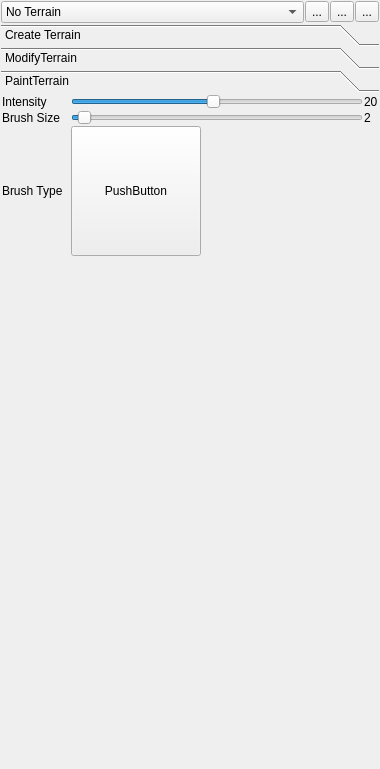
<?xml version="1.0" encoding="UTF-8"?>
<ui version="4.0">
 <class>TerrainManagerUi</class>
 <widget class="QWidget" name="TerrainManagerUi">
  <property name="geometry">
   <rect>
    <x>0</x>
    <y>0</y>
    <width>380</width>
    <height>769</height>
   </rect>
  </property>
  <property name="windowTitle">
   <string>Form</string>
  </property>
  <layout class="QGridLayout" name="gridLayout_4">
   <property name="margin">
    <number>1</number>
   </property>
   <property name="spacing">
    <number>1</number>
   </property>
   <item row="0" column="0">
    <widget class="QComboBox" name="terrainListComboBox">
     <item>
      <property name="text">
       <string>No Terrain</string>
      </property>
     </item>
    </widget>
   </item>
   <item row="0" column="1">
    <widget class="QToolButton" name="toggleTerrainVisibilityButton">
     <property name="toolTip">
      <string>Delete the current terrain</string>
     </property>
     <property name="text">
      <string>...</string>
     </property>
     <property name="icon">
      <iconset resource="../src/media/icons/icons.qrc">
       <normaloff>:/iconsPref/14_layer_invisible.png</normaloff>
       <normalon>:/iconsPref/14_layer_visible.png</normalon>:/iconsPref/14_layer_invisible.png</iconset>
     </property>
     <property name="checkable">
      <bool>true</bool>
     </property>
    </widget>
   </item>
   <item row="0" column="2">
    <widget class="QToolButton" name="editTerrainButton">
     <property name="toolTip">
      <string>Delete the current terrain</string>
     </property>
     <property name="text">
      <string>...</string>
     </property>
     <property name="icon">
      <iconset resource="../src/media/icons/icons.qrc">
       <normaloff>:/iconsPref/colors.png</normaloff>:/iconsPref/colors.png</iconset>
     </property>
     <property name="checkable">
      <bool>true</bool>
     </property>
    </widget>
   </item>
   <item row="0" column="3">
    <widget class="QToolButton" name="deleteTerrainButton">
     <property name="toolTip">
      <string>Delete the current terrain</string>
     </property>
     <property name="text">
      <string>...</string>
     </property>
     <property name="icon">
      <iconset resource="../src/media/icons/icons.qrc">
       <normaloff>:/iconsPref/editdelete.png</normaloff>:/iconsPref/editdelete.png</iconset>
     </property>
    </widget>
   </item>
   <item row="1" column="0" colspan="4">
    <widget class="QToolBox" name="toolBox">
     <property name="frameShape">
      <enum>QFrame::NoFrame</enum>
     </property>
     <property name="frameShadow">
      <enum>QFrame::Sunken</enum>
     </property>
     <property name="currentIndex">
      <number>2</number>
     </property>
     <property name="tabSpacing">
      <number>1</number>
     </property>
     <widget class="QWidget" name="page">
      <property name="geometry">
       <rect>
        <x>0</x>
        <y>0</y>
        <width>378</width>
        <height>654</height>
       </rect>
      </property>
      <attribute name="label">
       <string>Create Terrain</string>
      </attribute>
      <layout class="QGridLayout" name="gridLayout">
       <property name="margin">
        <number>1</number>
       </property>
       <property name="spacing">
        <number>1</number>
       </property>
       <item row="0" column="0" colspan="2">
        <widget class="QLabel" name="label_6">
         <property name="sizePolicy">
          <sizepolicy hsizetype="Preferred" vsizetype="Fixed">
           <horstretch>0</horstretch>
           <verstretch>0</verstretch>
          </sizepolicy>
         </property>
         <property name="text">
          <string>Geometry</string>
         </property>
         <property name="alignment">
          <set>Qt::AlignCenter</set>
         </property>
         <property name="buddy">
          <cstring>nameLineEdit</cstring>
         </property>
        </widget>
       </item>
       <item row="1" column="0">
        <widget class="QLabel" name="label">
         <property name="toolTip">
          <string>Name of the terrain</string>
         </property>
         <property name="text">
          <string>&amp;Name</string>
         </property>
         <property name="buddy">
          <cstring>nameLineEdit</cstring>
         </property>
        </widget>
       </item>
       <item row="1" column="1">
        <widget class="QLineEdit" name="nameLineEdit">
         <property name="toolTip">
          <string>Name of the terrain</string>
         </property>
        </widget>
       </item>
       <item row="2" column="0">
        <widget class="QLabel" name="label_2">
         <property name="toolTip">
          <string>Vertex density</string>
         </property>
         <property name="text">
          <string>&amp;Size</string>
         </property>
         <property name="buddy">
          <cstring>sizeComboBox</cstring>
         </property>
        </widget>
       </item>
       <item row="2" column="1">
        <widget class="QComboBox" name="sizeComboBox">
         <property name="toolTip">
          <string>Vertex density</string>
         </property>
         <property name="currentIndex">
          <number>3</number>
         </property>
         <item>
          <property name="text">
           <string>8</string>
          </property>
         </item>
         <item>
          <property name="text">
           <string>16</string>
          </property>
         </item>
         <item>
          <property name="text">
           <string>32</string>
          </property>
         </item>
         <item>
          <property name="text">
           <string>64</string>
          </property>
         </item>
         <item>
          <property name="text">
           <string>128</string>
          </property>
         </item>
         <item>
          <property name="text">
           <string>256</string>
          </property>
         </item>
         <item>
          <property name="text">
           <string>512</string>
          </property>
         </item>
         <item>
          <property name="text">
           <string>1024</string>
          </property>
         </item>
        </widget>
       </item>
       <item row="3" column="1">
        <widget class="QDoubleSpinBox" name="positionSpinBoxX">
         <property name="sizePolicy">
          <sizepolicy hsizetype="Fixed" vsizetype="Fixed">
           <horstretch>0</horstretch>
           <verstretch>0</verstretch>
          </sizepolicy>
         </property>
         <property name="toolTip">
          <string>Position of the terrain</string>
         </property>
         <property name="prefix">
          <string>X:</string>
         </property>
         <property name="minimum">
          <double>-999999999.000000000000000</double>
         </property>
         <property name="maximum">
          <double>999999999.000000000000000</double>
         </property>
         <property name="value">
          <double>0.000000000000000</double>
         </property>
        </widget>
       </item>
       <item row="4" column="0">
        <widget class="QLabel" name="label_11">
         <property name="toolTip">
          <string>Position of the terrain</string>
         </property>
         <property name="text">
          <string>&amp;Position</string>
         </property>
         <property name="buddy">
          <cstring>extendsSpinBoxX</cstring>
         </property>
        </widget>
       </item>
       <item row="4" column="1">
        <widget class="QDoubleSpinBox" name="positionSpinBoxY">
         <property name="sizePolicy">
          <sizepolicy hsizetype="Fixed" vsizetype="Fixed">
           <horstretch>0</horstretch>
           <verstretch>0</verstretch>
          </sizepolicy>
         </property>
         <property name="toolTip">
          <string>Position of the terrain</string>
         </property>
         <property name="prefix">
          <string>Y:</string>
         </property>
         <property name="minimum">
          <double>-999999999.000000000000000</double>
         </property>
         <property name="maximum">
          <double>999999999.000000000000000</double>
         </property>
        </widget>
       </item>
       <item row="5" column="1">
        <widget class="QDoubleSpinBox" name="positionSpinBoxZ">
         <property name="sizePolicy">
          <sizepolicy hsizetype="Fixed" vsizetype="Fixed">
           <horstretch>0</horstretch>
           <verstretch>0</verstretch>
          </sizepolicy>
         </property>
         <property name="toolTip">
          <string>Position of the terrain</string>
         </property>
         <property name="prefix">
          <string>Z:</string>
         </property>
         <property name="suffix">
          <string/>
         </property>
         <property name="minimum">
          <double>-999999999.000000000000000</double>
         </property>
         <property name="maximum">
          <double>999999999.000000000000000</double>
         </property>
        </widget>
       </item>
       <item row="6" column="1">
        <widget class="QSpinBox" name="extendsSpinBoxX">
         <property name="sizePolicy">
          <sizepolicy hsizetype="Fixed" vsizetype="Fixed">
           <horstretch>0</horstretch>
           <verstretch>0</verstretch>
          </sizepolicy>
         </property>
         <property name="toolTip">
          <string>The extends of the terrain</string>
         </property>
         <property name="correctionMode">
          <enum>QAbstractSpinBox::CorrectToNearestValue</enum>
         </property>
         <property name="suffix">
          <string/>
         </property>
         <property name="prefix">
          <string>X:</string>
         </property>
         <property name="minimum">
          <number>0</number>
         </property>
         <property name="maximum">
          <number>10000</number>
         </property>
         <property name="value">
          <number>128</number>
         </property>
        </widget>
       </item>
       <item row="7" column="0">
        <widget class="QLabel" name="label_3">
         <property name="toolTip">
          <string>The extends of the terrain</string>
         </property>
         <property name="text">
          <string>&amp;Extends</string>
         </property>
         <property name="buddy">
          <cstring>extendsSpinBoxX</cstring>
         </property>
        </widget>
       </item>
       <item row="7" column="1">
        <widget class="QSpinBox" name="extendsSpinBoxY">
         <property name="sizePolicy">
          <sizepolicy hsizetype="Fixed" vsizetype="Fixed">
           <horstretch>0</horstretch>
           <verstretch>0</verstretch>
          </sizepolicy>
         </property>
         <property name="toolTip">
          <string>The extends of the terrain</string>
         </property>
         <property name="correctionMode">
          <enum>QAbstractSpinBox::CorrectToNearestValue</enum>
         </property>
         <property name="suffix">
          <string/>
         </property>
         <property name="prefix">
          <string>Y:</string>
         </property>
         <property name="minimum">
          <number>0</number>
         </property>
         <property name="maximum">
          <number>10000</number>
         </property>
         <property name="value">
          <number>128</number>
         </property>
        </widget>
       </item>
       <item row="8" column="1">
        <widget class="QSpinBox" name="extendsSpinBoxZ">
         <property name="sizePolicy">
          <sizepolicy hsizetype="Fixed" vsizetype="Fixed">
           <horstretch>0</horstretch>
           <verstretch>0</verstretch>
          </sizepolicy>
         </property>
         <property name="toolTip">
          <string>The extends of the terrain</string>
         </property>
         <property name="correctionMode">
          <enum>QAbstractSpinBox::CorrectToNearestValue</enum>
         </property>
         <property name="suffix">
          <string/>
         </property>
         <property name="prefix">
          <string>Z:</string>
         </property>
         <property name="minimum">
          <number>0</number>
         </property>
         <property name="maximum">
          <number>10000</number>
         </property>
         <property name="value">
          <number>128</number>
         </property>
        </widget>
       </item>
       <item row="9" column="0">
        <widget class="QLabel" name="label_10">
         <property name="toolTip">
          <string>&lt;!DOCTYPE HTML PUBLIC &quot;-//W3C//DTD HTML 4.0//EN&quot; &quot;http://www.w3.org/TR/REC-html40/strict.dtd&quot;&gt;
&lt;html&gt;&lt;head&gt;&lt;meta name=&quot;qrichtext&quot; content=&quot;1&quot; /&gt;&lt;style type=&quot;text/css&quot;&gt;
p, li { white-space: pre-wrap; }
&lt;/style&gt;&lt;/head&gt;&lt;body style=&quot; font-family:'Sans Serif'; font-size:9pt; font-weight:400; font-style:normal;&quot;&gt;
&lt;p style=&quot; margin-top:0px; margin-bottom:0px; margin-left:0px; margin-right:0px; -qt-block-indent:0; text-indent:0px;&quot;&gt;This value means how high the vertices are placed in relation to the terrain extend in Y.&lt;/p&gt;
&lt;p style=&quot; margin-top:0px; margin-bottom:0px; margin-left:0px; margin-right:0px; -qt-block-indent:0; text-indent:0px;&quot;&gt;This means when you have a terrain extend in Y by 100 and the terrain height is 0.5&lt;/p&gt;
&lt;p style=&quot; margin-top:0px; margin-bottom:0px; margin-left:0px; margin-right:0px; -qt-block-indent:0; text-indent:0px;&quot;&gt;the vertices are placed in at height 50.&lt;/p&gt;
&lt;p style=&quot; margin-top:0px; margin-bottom:0px; margin-left:0px; margin-right:0px; -qt-block-indent:0; text-indent:0px;&quot;&gt;&lt;img src=&quot;:/helpPref/TerrainExtends1.png&quot; /&gt;&lt;/p&gt;&lt;/body&gt;&lt;/html&gt;</string>
         </property>
         <property name="text">
          <string>&amp;Height</string>
         </property>
         <property name="buddy">
          <cstring>extendsSpinBoxX</cstring>
         </property>
        </widget>
       </item>
       <item row="9" column="1">
        <widget class="QDoubleSpinBox" name="terrainHeightSpinBox">
         <property name="sizePolicy">
          <sizepolicy hsizetype="Fixed" vsizetype="Fixed">
           <horstretch>0</horstretch>
           <verstretch>0</verstretch>
          </sizepolicy>
         </property>
         <property name="toolTip">
          <string>&lt;!DOCTYPE HTML PUBLIC &quot;-//W3C//DTD HTML 4.0//EN&quot; &quot;http://www.w3.org/TR/REC-html40/strict.dtd&quot;&gt;
&lt;html&gt;&lt;head&gt;&lt;meta name=&quot;qrichtext&quot; content=&quot;1&quot; /&gt;&lt;style type=&quot;text/css&quot;&gt;
p, li { white-space: pre-wrap; }
&lt;/style&gt;&lt;/head&gt;&lt;body style=&quot; font-family:'Sans Serif'; font-size:9pt; font-weight:400; font-style:normal;&quot;&gt;
&lt;p style=&quot; margin-top:0px; margin-bottom:0px; margin-left:0px; margin-right:0px; -qt-block-indent:0; text-indent:0px;&quot;&gt;This value means how high the vertices are placed in relation to the terrain extend in Y.&lt;/p&gt;
&lt;p style=&quot; margin-top:0px; margin-bottom:0px; margin-left:0px; margin-right:0px; -qt-block-indent:0; text-indent:0px;&quot;&gt;This means when you have a terrain extend in Y by 100 and the terrain height is 0.5&lt;/p&gt;
&lt;p style=&quot; margin-top:0px; margin-bottom:0px; margin-left:0px; margin-right:0px; -qt-block-indent:0; text-indent:0px;&quot;&gt;the vertices are placed in at height 50.&lt;/p&gt;
&lt;p style=&quot; margin-top:0px; margin-bottom:0px; margin-left:0px; margin-right:0px; -qt-block-indent:0; text-indent:0px;&quot;&gt;&lt;img src=&quot;:/helpPref/TerrainExtends1.png&quot; /&gt;&lt;/p&gt;&lt;/body&gt;&lt;/html&gt;</string>
         </property>
         <property name="maximum">
          <double>1.000000000000000</double>
         </property>
         <property name="singleStep">
          <double>0.100000000000000</double>
         </property>
         <property name="value">
          <double>0.500000000000000</double>
         </property>
        </widget>
       </item>
       <item row="10" column="0" colspan="2">
        <widget class="QPushButton" name="createTerrainButton">
         <property name="text">
          <string>Create Terrain</string>
         </property>
        </widget>
       </item>
       <item row="11" column="0">
        <spacer name="verticalSpacer_2">
         <property name="orientation">
          <enum>Qt::Vertical</enum>
         </property>
         <property name="sizeHint" stdset="0">
          <size>
           <width>20</width>
           <height>40</height>
          </size>
         </property>
        </spacer>
       </item>
      </layout>
     </widget>
     <widget class="QWidget" name="page_2">
      <property name="geometry">
       <rect>
        <x>0</x>
        <y>0</y>
        <width>378</width>
        <height>654</height>
       </rect>
      </property>
      <attribute name="label">
       <string>ModifyTerrain</string>
      </attribute>
      <layout class="QGridLayout" name="gridLayout_3">
       <property name="margin">
        <number>1</number>
       </property>
       <property name="spacing">
        <number>1</number>
       </property>
       <item row="6" column="1">
        <spacer name="verticalSpacer">
         <property name="orientation">
          <enum>Qt::Vertical</enum>
         </property>
         <property name="sizeHint" stdset="0">
          <size>
           <width>20</width>
           <height>451</height>
          </size>
         </property>
        </spacer>
       </item>
       <item row="1" column="0">
        <widget class="QLabel" name="label_12">
         <property name="toolTip">
          <string>The intensity wich is applied to the tool</string>
         </property>
         <property name="text">
          <string>Intensity</string>
         </property>
         <property name="buddy">
          <cstring>editIntensitySlider</cstring>
         </property>
        </widget>
       </item>
       <item row="1" column="1">
        <widget class="QSlider" name="editIntensitySlider">
         <property name="toolTip">
          <string>The intensity wich is applied to the tool</string>
         </property>
         <property name="minimum">
          <number>-50</number>
         </property>
         <property name="maximum">
          <number>50</number>
         </property>
         <property name="value">
          <number>1</number>
         </property>
         <property name="orientation">
          <enum>Qt::Horizontal</enum>
         </property>
        </widget>
       </item>
       <item row="1" column="2">
        <widget class="QLabel" name="label_13">
         <property name="toolTip">
          <string>The intensity wich is applied to the tool</string>
         </property>
         <property name="text">
          <string>2</string>
         </property>
        </widget>
       </item>
       <item row="3" column="1">
        <widget class="QPushButton" name="editBrushButton">
         <property name="sizePolicy">
          <sizepolicy hsizetype="Fixed" vsizetype="Fixed">
           <horstretch>0</horstretch>
           <verstretch>0</verstretch>
          </sizepolicy>
         </property>
         <property name="minimumSize">
          <size>
           <width>130</width>
           <height>130</height>
          </size>
         </property>
         <property name="toolTip">
          <string>The brush that is applied</string>
         </property>
         <property name="text">
          <string>PushButton</string>
         </property>
        </widget>
       </item>
       <item row="3" column="0">
        <widget class="QLabel" name="label_14">
         <property name="text">
          <string>Brush Type  </string>
         </property>
         <property name="buddy">
          <cstring>editBrushButton</cstring>
         </property>
        </widget>
       </item>
       <item row="2" column="0">
        <widget class="QLabel" name="label_15">
         <property name="toolTip">
          <string>The diameter of the tool</string>
         </property>
         <property name="text">
          <string>Brush Size</string>
         </property>
         <property name="buddy">
          <cstring>editIntensitySlider</cstring>
         </property>
        </widget>
       </item>
       <item row="2" column="2">
        <widget class="QLabel" name="label_16">
         <property name="toolTip">
          <string>The diameter of the tool</string>
         </property>
         <property name="text">
          <string>2</string>
         </property>
        </widget>
       </item>
       <item row="2" column="1">
        <widget class="QSlider" name="editBrushSizeSlider">
         <property name="toolTip">
          <string>The diameter of the tool</string>
         </property>
         <property name="minimum">
          <number>1</number>
         </property>
         <property name="maximum">
          <number>50</number>
         </property>
         <property name="value">
          <number>2</number>
         </property>
         <property name="orientation">
          <enum>Qt::Horizontal</enum>
         </property>
        </widget>
       </item>
       <item row="4" column="0" colspan="3">
        <widget class="QPushButton" name="setHeightButton">
         <property name="text">
          <string>Set Height</string>
         </property>
         <property name="checkable">
          <bool>true</bool>
         </property>
        </widget>
       </item>
       <item row="5" column="0" colspan="3">
        <widget class="QPushButton" name="editSmoothButton">
         <property name="text">
          <string>Smooth</string>
         </property>
         <property name="checkable">
          <bool>true</bool>
         </property>
        </widget>
       </item>
      </layout>
     </widget>
     <widget class="QWidget" name="page_3">
      <property name="geometry">
       <rect>
        <x>0</x>
        <y>0</y>
        <width>378</width>
        <height>654</height>
       </rect>
      </property>
      <attribute name="label">
       <string>PaintTerrain</string>
      </attribute>
      <layout class="QGridLayout" name="gridLayout_2">
       <property name="margin">
        <number>1</number>
       </property>
       <property name="spacing">
        <number>1</number>
       </property>
       <item row="0" column="2">
        <widget class="QLabel" name="label_21">
         <property name="toolTip">
          <string>The intensity wich is applied to the tool</string>
         </property>
         <property name="text">
          <string>20</string>
         </property>
        </widget>
       </item>
       <item row="0" column="0">
        <widget class="QLabel" name="label_18">
         <property name="toolTip">
          <string>The intensity wich is applied to the tool</string>
         </property>
         <property name="text">
          <string>Intensity</string>
         </property>
         <property name="buddy">
          <cstring>editIntensitySlider</cstring>
         </property>
        </widget>
       </item>
       <item row="1" column="0">
        <widget class="QLabel" name="label_20">
         <property name="toolTip">
          <string>The diameter of the tool</string>
         </property>
         <property name="text">
          <string>Brush Size</string>
         </property>
         <property name="buddy">
          <cstring>editIntensitySlider</cstring>
         </property>
        </widget>
       </item>
       <item row="0" column="1">
        <widget class="QSlider" name="paintIntensitySlider">
         <property name="toolTip">
          <string>The intensity wich is applied to the tool</string>
         </property>
         <property name="minimum">
          <number>1</number>
         </property>
         <property name="maximum">
          <number>40</number>
         </property>
         <property name="singleStep">
          <number>1</number>
         </property>
         <property name="value">
          <number>20</number>
         </property>
         <property name="orientation">
          <enum>Qt::Horizontal</enum>
         </property>
        </widget>
       </item>
       <item row="3" column="1">
        <spacer name="verticalSpacer_3">
         <property name="orientation">
          <enum>Qt::Vertical</enum>
         </property>
         <property name="sizeHint" stdset="0">
          <size>
           <width>20</width>
           <height>451</height>
          </size>
         </property>
        </spacer>
       </item>
       <item row="1" column="1">
        <widget class="QSlider" name="paintBrushSizeSlider">
         <property name="toolTip">
          <string>The diameter of the tool</string>
         </property>
         <property name="value">
          <number>2</number>
         </property>
         <property name="orientation">
          <enum>Qt::Horizontal</enum>
         </property>
        </widget>
       </item>
       <item row="2" column="1">
        <widget class="QPushButton" name="paintBrushButton">
         <property name="sizePolicy">
          <sizepolicy hsizetype="Fixed" vsizetype="Fixed">
           <horstretch>0</horstretch>
           <verstretch>0</verstretch>
          </sizepolicy>
         </property>
         <property name="minimumSize">
          <size>
           <width>130</width>
           <height>130</height>
          </size>
         </property>
         <property name="toolTip">
          <string>The brush that is applied</string>
         </property>
         <property name="text">
          <string>PushButton</string>
         </property>
        </widget>
       </item>
       <item row="1" column="2">
        <widget class="QLabel" name="label_17">
         <property name="toolTip">
          <string>The diameter of the tool</string>
         </property>
         <property name="text">
          <string>2</string>
         </property>
        </widget>
       </item>
       <item row="2" column="0">
        <widget class="QLabel" name="label_19">
         <property name="text">
          <string>Brush Type  </string>
         </property>
         <property name="buddy">
          <cstring>editBrushButton</cstring>
         </property>
        </widget>
       </item>
      </layout>
      <zorder>label_21</zorder>
      <zorder>label_18</zorder>
      <zorder>label_20</zorder>
      <zorder>paintIntensitySlider</zorder>
      <zorder>verticalSpacer_3</zorder>
      <zorder>paintBrushSizeSlider</zorder>
      <zorder>paintBrushButton</zorder>
      <zorder>label_17</zorder>
      <zorder>label_19</zorder>
     </widget>
    </widget>
   </item>
  </layout>
 </widget>
 <tabstops>
  <tabstop>editIntensitySlider</tabstop>
  <tabstop>editBrushButton</tabstop>
  <tabstop>extendsSpinBoxZ</tabstop>
  <tabstop>createTerrainButton</tabstop>
  <tabstop>terrainListComboBox</tabstop>
  <tabstop>positionSpinBoxX</tabstop>
  <tabstop>positionSpinBoxY</tabstop>
  <tabstop>positionSpinBoxZ</tabstop>
  <tabstop>terrainHeightSpinBox</tabstop>
  <tabstop>nameLineEdit</tabstop>
  <tabstop>sizeComboBox</tabstop>
  <tabstop>extendsSpinBoxX</tabstop>
  <tabstop>extendsSpinBoxY</tabstop>
 </tabstops>
 <resources>
  <include location="../src/media/help/help.qrc"/>
  <include location="../src/media/icons/icons.qrc"/>
 </resources>
 <connections>
  <connection>
   <sender>editIntensitySlider</sender>
   <signal>sliderMoved(int)</signal>
   <receiver>label_13</receiver>
   <slot>setNum(int)</slot>
   <hints>
    <hint type="sourcelabel">
     <x>162</x>
     <y>101</y>
    </hint>
    <hint type="destinationlabel">
     <x>377</x>
     <y>103</y>
    </hint>
   </hints>
  </connection>
  <connection>
   <sender>editBrushSizeSlider</sender>
   <signal>valueChanged(int)</signal>
   <receiver>label_16</receiver>
   <slot>setNum(int)</slot>
   <hints>
    <hint type="sourcelabel">
     <x>160</x>
     <y>112</y>
    </hint>
    <hint type="destinationlabel">
     <x>377</x>
     <y>114</y>
    </hint>
   </hints>
  </connection>
  <connection>
   <sender>paintBrushSizeSlider</sender>
   <signal>valueChanged(int)</signal>
   <receiver>label_17</receiver>
   <slot>setNum(int)</slot>
   <hints>
    <hint type="sourcelabel">
     <x>139</x>
     <y>148</y>
    </hint>
    <hint type="destinationlabel">
     <x>371</x>
     <y>150</y>
    </hint>
   </hints>
  </connection>
  <connection>
   <sender>paintIntensitySlider</sender>
   <signal>valueChanged(int)</signal>
   <receiver>label_21</receiver>
   <slot>setNum(int)</slot>
   <hints>
    <hint type="sourcelabel">
     <x>171</x>
     <y>129</y>
    </hint>
    <hint type="destinationlabel">
     <x>371</x>
     <y>131</y>
    </hint>
   </hints>
  </connection>
  <connection>
   <sender>setHeightButton</sender>
   <signal>toggled(bool)</signal>
   <receiver>editIntensitySlider</receiver>
   <slot>setDisabled(bool)</slot>
   <hints>
    <hint type="sourcelabel">
     <x>65</x>
     <y>274</y>
    </hint>
    <hint type="destinationlabel">
     <x>85</x>
     <y>94</y>
    </hint>
   </hints>
  </connection>
  <connection>
   <sender>setHeightButton</sender>
   <signal>toggled(bool)</signal>
   <receiver>editBrushButton</receiver>
   <slot>setDisabled(bool)</slot>
   <hints>
    <hint type="sourcelabel">
     <x>109</x>
     <y>274</y>
    </hint>
    <hint type="destinationlabel">
     <x>131</x>
     <y>210</y>
    </hint>
   </hints>
  </connection>
  <connection>
   <sender>setHeightButton</sender>
   <signal>toggled(bool)</signal>
   <receiver>editBrushSizeSlider</receiver>
   <slot>setDisabled(bool)</slot>
   <hints>
    <hint type="sourcelabel">
     <x>222</x>
     <y>271</y>
    </hint>
    <hint type="destinationlabel">
     <x>143</x>
     <y>113</y>
    </hint>
   </hints>
  </connection>
  <connection>
   <sender>setHeightButton</sender>
   <signal>toggled(bool)</signal>
   <receiver>editSmoothButton</receiver>
   <slot>setDisabled(bool)</slot>
   <hints>
    <hint type="sourcelabel">
     <x>42</x>
     <y>271</y>
    </hint>
    <hint type="destinationlabel">
     <x>39</x>
     <y>299</y>
    </hint>
   </hints>
  </connection>
  <connection>
   <sender>editSmoothButton</sender>
   <signal>toggled(bool)</signal>
   <receiver>setHeightButton</receiver>
   <slot>setDisabled(bool)</slot>
   <hints>
    <hint type="sourcelabel">
     <x>101</x>
     <y>301</y>
    </hint>
    <hint type="destinationlabel">
     <x>100</x>
     <y>274</y>
    </hint>
   </hints>
  </connection>
 </connections>
</ui>
